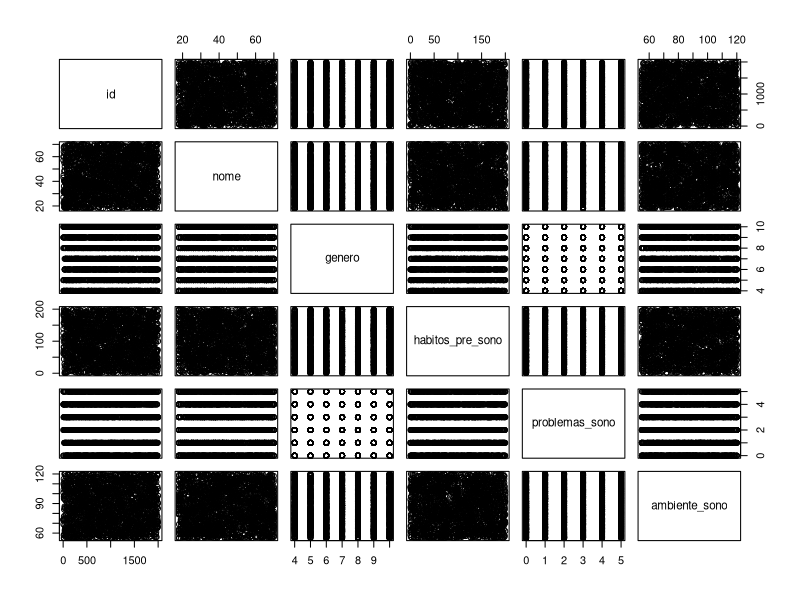
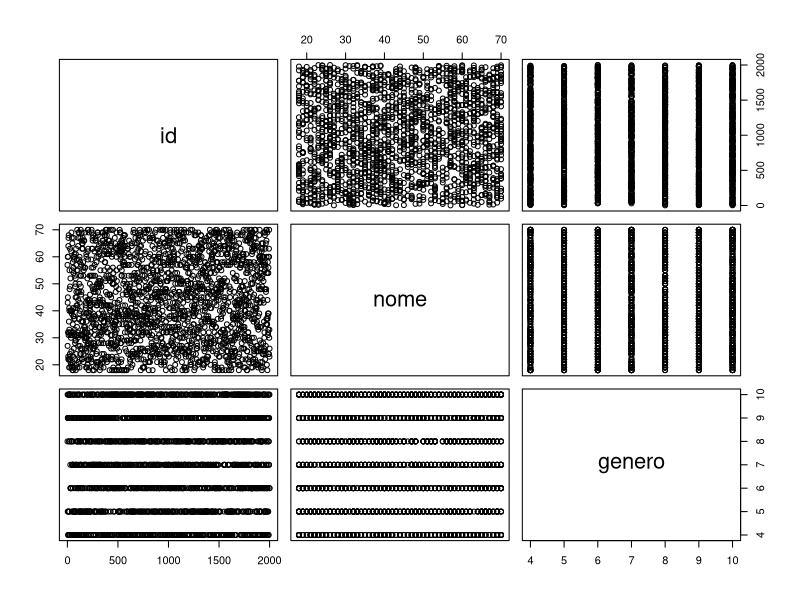
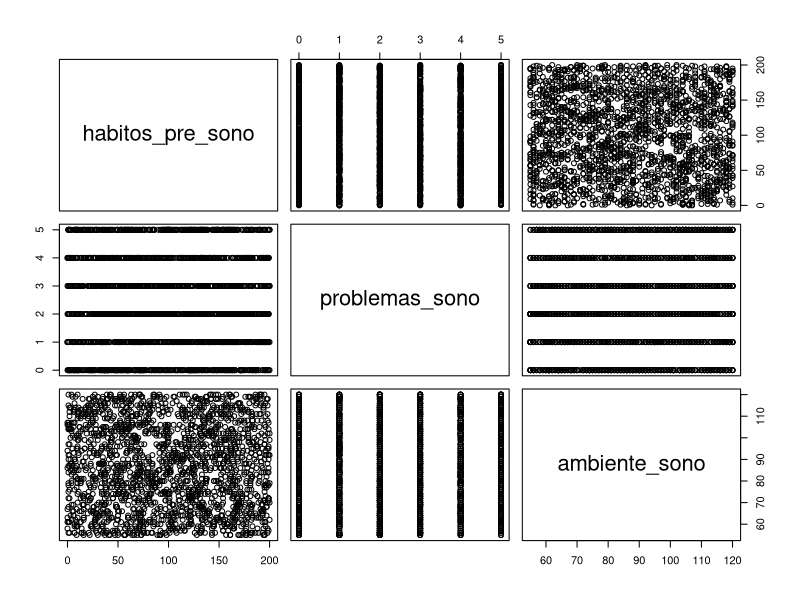

Generate these figures, in order, with R: (Note: this script raises an error after producing the figures.)
# ANÁLISE DE SONO

getwd()

# Instalando os pacotes
install.packages("readr")
install.packages("dplyr")
install.packages("ggplot2")
library(readr)
library(dplyr)
library(ggplot2)

# Carregando o dataset
df_sono = read_csv("dados/sono.csv")

dim(df_sono)

# Visualizando os dados em formato de tabela
View(df_sono)

# visualizando parte dos dados
head(df_sono)

# resumo dos tipos de dados da coluna
str(df_sono)

# Sumario das variáveis numericas
summary(df_sono)

# exibindo o nome das colunas
print(colnames(df_sono))





## ANÁLISE EXPLORATÓRIA ###

# alterando o nome das colunas
colnames(df_sono) <- c("id","nome","idade","genero","duracao_sono","habitos_pre_sono", "problemas_sono",
                       "padrao_sono", "ambiente_sono", "cronotipo", "estresse", "cafeina","exercicio","peso","humor_ao_acordar")
print(names)

# Quantos linhas tem casos completos?
complete_cases <- sum(complete.cases(df_sono))

# Quantos linhas tem casos não completos?
not_complete_cases <- sum(!complete.cases(df_sono))

# percentual 
percentual <- (not_complete_cases / complete_cases) * 100
percentual

# removendo os objetos anteriores para liberar memoria ram

rm(complete_cases)
rm(not_complete_cases)


# verificando quais as idades presente
idades <- unique(df_sono$idade)
range(idades)
rm(anos)

# numero de registros por idade
table(df_sono$idade)


# extraindo variaeis numericas
lista_variaveis_numericas <- sapply(df_sono, is.numeric)
dados_numericos <- df_sono[lista_variaveis_numericas]


# matriz de correlação
cor(dados_numericos)

# plot correlação
pairs(dados_numericos)
pairs(dados_numericos[1:3],labels = colnames(dados_numericos)[1:3])
pairs(dados_numericos[4:6],labels = colnames(dados_numericos)[4:6])





# contagem e histograma
count(df_sono, genero)
hist(df_sono$idade)

# Amostragem
sample_n(df_sono, size = 10)

# selecionando algumas colunas
sleepData <- select(df_sono,nome,idade,peso,problemas_sono, humor_ao_acordar)
head(sleepData)

# filtrando dados
filter(df_sono,peso >= 100)
filter(df_sono, peso >= 100, idade >= 50)

# concatenando funcoes
df_sono %>%
  select(idade, peso,problemas_sono) %>% 
  arrange(problemas_sono) %>% 
  head


df_sono %>%
  select(idade, peso,problemas_sono) %>% 
  arrange(desc(idade) ,problemas_sono) %>% 
  filter(peso >= 100)


df_sono %>%
  summarise(media_idade = mean(idade),
  min_idade = min(idade),  
  max_idade = max(idade),
  total = n())


df_sono %>%
  group_by(genero) %>%
  summarise(avg_idade = mean(idade),
            min_idade = min(idade),  
            max_idade = max(idade),
            total = n())

